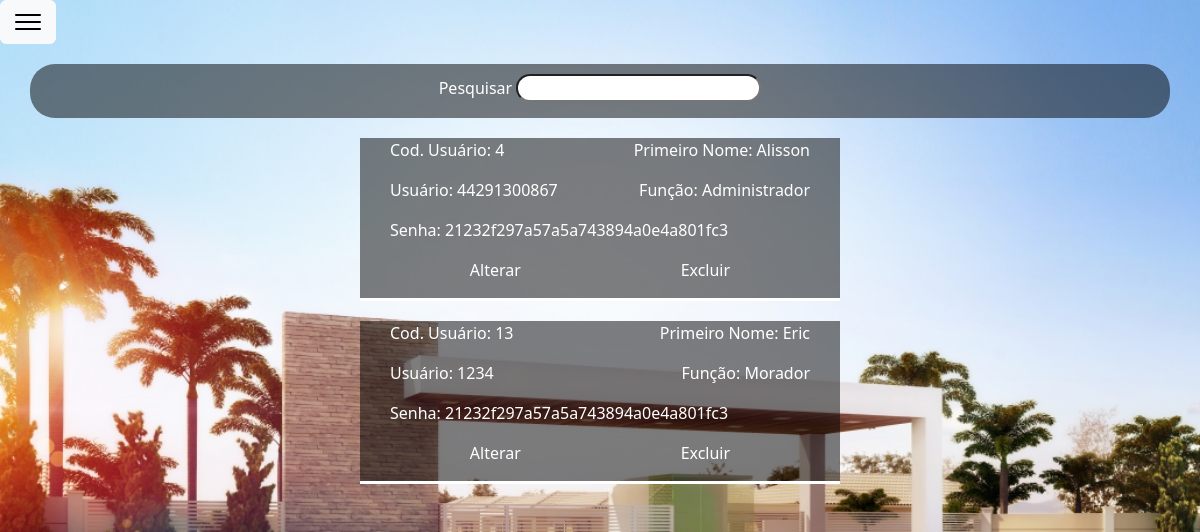
The app's page /TCC/software1/pages/intranet/usuarios.php (signed in), older data.
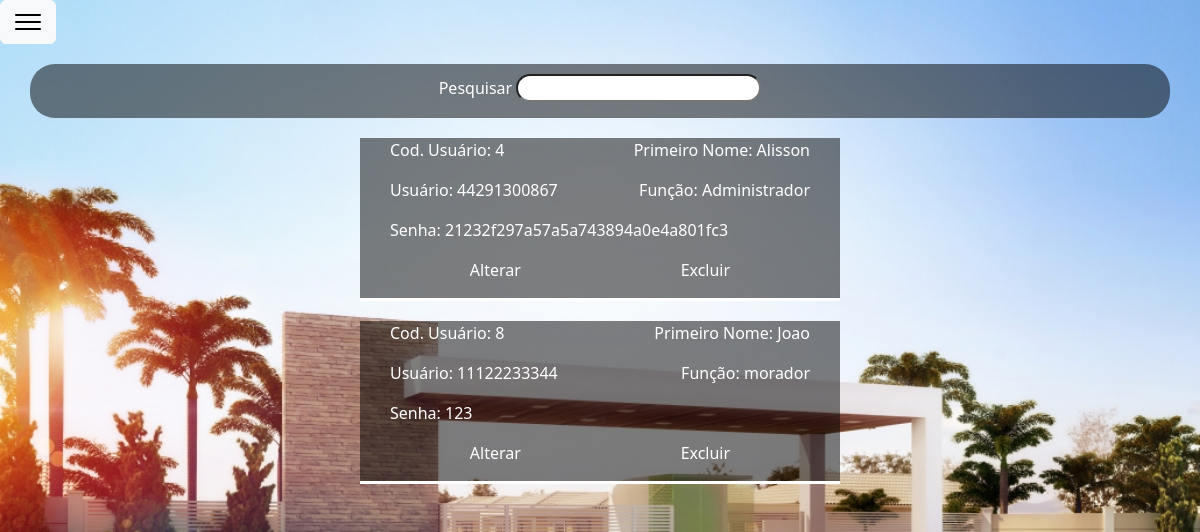
The same page, newer data.
### tables this page shows
CREATE TABLE IF NOT EXISTS `tb_usuarios` (
  `cod_usuario` int NOT NULL AUTO_INCREMENT,
  `usuario` varchar(15) NOT NULL,
  `primeiro_nome` varchar(15) NOT NULL,
  `senha` varchar(50) NOT NULL,
  `funcao` varchar(15) NOT NULL,
  PRIMARY KEY (`cod_usuario`),
  UNIQUE KEY `usuario` (`usuario`)
);

### TCC/software1/pages/intranet/usuarios.php (the view, shortened to what this page needs)
<!DOCTYPE html>
<html lang="en">
<head>
    <link rel="stylesheet" href="../estilo/moradores.css">
</head>
<body>
<?php include('sidebar.php'); ?>
    <div class="pesquisar">
        <p>Pesquisar <input type="text" onKeyup="pesquisa(this.value)"></p>
    </div>
<?php
    require('../acoes/connect.php');
    $usuarios = mysqli_query($con, "Select * from `tb_usuarios`");
    while($usuario = mysqli_fetch_array($usuarios)){
        echo "<div class=box1>";
        echo "<div class=box>";
        echo "<p> Cod. Usuário: $usuario[cod_usuario]</p>";
        echo "<p> Primeiro Nome: $usuario[primeiro_nome]</p>";
        echo "</div>";
        echo "<div class=box>";
        echo "<p> Usuário: $usuario[usuario]</p>";
        echo "<p> Função: $usuario[funcao]</p>";
        echo "</div>";
        echo "<div class=box>";
        echo "<p> Senha: $usuario[senha]</p>";
        echo "</div>";
        echo "<div class=alterarExcluir>";
        echo "<p> <a href =alterarUsuario.php?cod=$usuario[cod_usuario]>Alterar</a></p>";
        echo "<p> <a href =javascript:confirmar($usuario[cod_usuario])>Excluir</a></p>";
        echo "</div>";
        echo "</div>";
        echo "<div class=risco> </div>";
    }
?>
</body>
</html>

### TCC/software1/pages/intranet/sidebar.php (shortened to what this page needs)
<!DOCTYPE html>
<html lang="en">
<head>
    <link href="https://cdn.jsdelivr.net/npm/bootstrap@5.2.1/dist/css/bootstrap.min.css" rel="stylesheet">
 <link rel="stylesheet" href="../estilo/sidebar.css">
</head>
<body>
<button class="btn btn-light" type="button" data-bs-toggle="offcanvas" data-bs-target="#offcanvasExample" aria-controls="offcanvasExample">
  <img src="../imagens/icons8-menu-30.png" alt="">
</button>
</body>
</html>

### TCC/software1/pages/estilo/moradores.css (style rules this page uses)
.pesquisar { display: flex; justify-content: center; background: rgba(0, 0, 0, 0.5); border-radius: 25px; margin-bottom: 20px; margin-top: 20px; margin-left: 30px; margin-right: 30px; }
.pesquisar p { margin-top: 10px; color: white; }
.pesquisar p input { border-radius: 30px; padding: 0px 5px; }
.box { display: flex; justify-content: space-between; color: white; }
.box1 { width: 40%; margin: 0 auto; background: rgba(0, 0, 0, 0.5); padding: 0 30px ; }
.alterarExcluir { display: flex; justify-content: space-around; }
.alterarExcluir a { color: white; text-decoration: none; }
.risco { border-top: 3px solid white; width: 40%; margin: 0 auto; padding: 10px; }

### TCC/software1/pages/estilo/sidebar.css (style rules this page uses)
body { background-image: url("../imagens/PORTARIA.jpg"); background-repeat: no-repeat; background-size: 100vw 100vh; background-position: top; background-attachment: fixed; }

Row changes from the older to the newer data that the page shows:
removed tb_usuarios: cod_usuario "13", primeiro_nome "Eric", usuario "1234", funcao "Morador", senha "21232f297a57a5a743894a0e4a801fc3"
added tb_usuarios: cod_usuario "8", primeiro_nome "Joao", usuario "11122233344", funcao "morador", senha "123"
